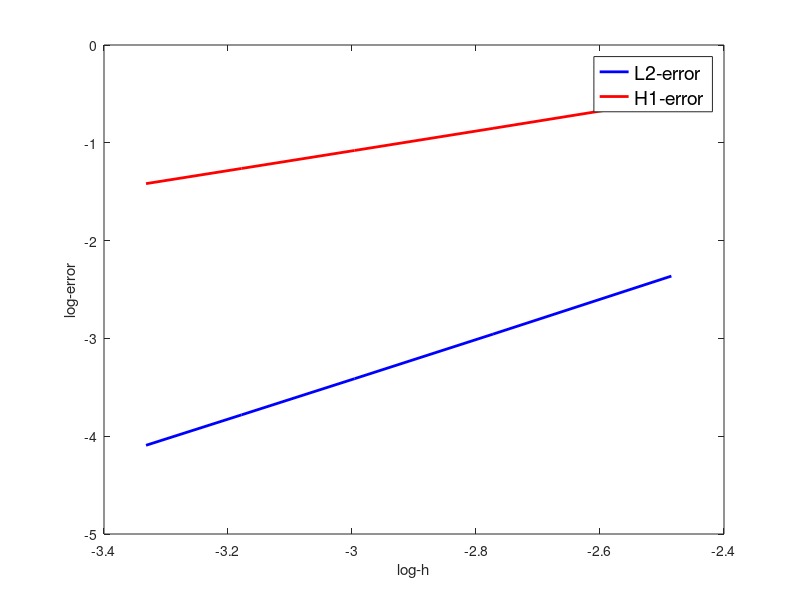

The MATLAB source for this figure:
% plot the error
figure;
log_h = [1/12,1/16,1/20,1/24,1/28];
log_h = log(log_h);



% =========================================================================
% deg=1
log_L2_error = [0.0941442113024744,0.0520062864820762,0.0329835779523977,...
    0.0227881966607843,0.0166895611764418];
log_L2_error = log(log_L2_error);
log_H1_error = [0.572190296751414,0.426447287526867,0.340145308777427,...
    0.282991609245218,0.242323222242737];
log_H1_error = log(log_H1_error);

% =========================================================================



plot(log_h, log_L2_error,'b-', 'LineWidth', 2);
hold on;
plot(log_h, log_H1_error,'r-', 'LineWidth', 2);
xlabel("log-h");
ylabel("log-error");
legend('L2-error', 'H1-error','Location', 'Best', 'FontSize', 14, 'Box', 'on');

% rate of error
L2_rate_error = zeros(length(log_h)-1,1);
H1_rate_error = zeros(length(log_h)-1,1);
for ii = 1:length(log_h)-1
    L2_rate_error(ii) = (log_L2_error(ii+1) - log_L2_error(ii))/(log_h(ii+1)-log_h(ii));
    H1_rate_error(ii) = (log_H1_error(ii+1) - log_H1_error(ii))/(log_h(ii+1)-log_h(ii));
end